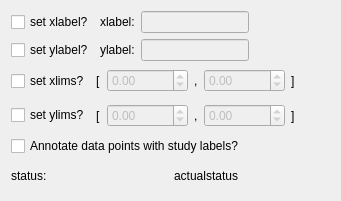
<?xml version="1.0" encoding="UTF-8"?>
<ui version="4.0">
 <class>WizardPage</class>
 <widget class="QWizardPage" name="WizardPage">
  <property name="geometry">
   <rect>
    <x>0</x>
    <y>0</y>
    <width>341</width>
    <height>201</height>
   </rect>
  </property>
  <property name="windowTitle">
   <string>WizardPage</string>
  </property>
  <layout class="QVBoxLayout" name="verticalLayout">
   <item>
    <layout class="QHBoxLayout" name="xlab_layout">
     <item>
      <widget class="QCheckBox" name="xlabCheckBox">
       <property name="text">
        <string>set xlabel?</string>
       </property>
      </widget>
     </item>
     <item>
      <widget class="QLabel" name="label_3">
       <property name="text">
        <string>xlabel:</string>
       </property>
       <property name="buddy">
        <cstring>xlab_le</cstring>
       </property>
      </widget>
     </item>
     <item>
      <widget class="QLineEdit" name="xlab_le">
       <property name="enabled">
        <bool>false</bool>
       </property>
       <property name="text">
        <string/>
       </property>
      </widget>
     </item>
     <item>
      <spacer name="horizontalSpacer_7">
       <property name="orientation">
        <enum>Qt::Horizontal</enum>
       </property>
       <property name="sizeHint" stdset="0">
        <size>
         <width>40</width>
         <height>20</height>
        </size>
       </property>
      </spacer>
     </item>
    </layout>
   </item>
   <item>
    <layout class="QHBoxLayout" name="ylab_layout">
     <item>
      <widget class="QCheckBox" name="ylabCheckBox">
       <property name="text">
        <string>set ylabel?</string>
       </property>
      </widget>
     </item>
     <item>
      <widget class="QLabel" name="label_2">
       <property name="text">
        <string>ylabel:</string>
       </property>
       <property name="buddy">
        <cstring>ylab_le</cstring>
       </property>
      </widget>
     </item>
     <item>
      <widget class="QLineEdit" name="ylab_le">
       <property name="enabled">
        <bool>false</bool>
       </property>
       <property name="text">
        <string/>
       </property>
      </widget>
     </item>
     <item>
      <spacer name="horizontalSpacer_8">
       <property name="orientation">
        <enum>Qt::Horizontal</enum>
       </property>
       <property name="sizeHint" stdset="0">
        <size>
         <width>40</width>
         <height>20</height>
        </size>
       </property>
      </spacer>
     </item>
    </layout>
   </item>
   <item>
    <layout class="QHBoxLayout" name="xlim_layout">
     <item>
      <widget class="QCheckBox" name="xlimCheckBox">
       <property name="toolTip">
        <string>x axis limits. If not checked, the function tries to set the xaxis limits to some sensible values.</string>
       </property>
       <property name="text">
        <string>set xlims?</string>
       </property>
      </widget>
     </item>
     <item>
      <layout class="QHBoxLayout" name="horizontalLayout">
       <item>
        <widget class="QLabel" name="label_7">
         <property name="text">
          <string>[</string>
         </property>
        </widget>
       </item>
       <item>
        <widget class="QDoubleSpinBox" name="xlimLowSpinBox">
         <property name="enabled">
          <bool>false</bool>
         </property>
         <property name="minimum">
          <double>-10000.000000000000000</double>
         </property>
         <property name="maximum">
          <double>10000.000000000000000</double>
         </property>
         <property name="singleStep">
          <double>0.100000000000000</double>
         </property>
        </widget>
       </item>
       <item>
        <widget class="QLabel" name="label_11">
         <property name="text">
          <string>,</string>
         </property>
        </widget>
       </item>
       <item>
        <widget class="QDoubleSpinBox" name="xlimHighSpinBox">
         <property name="enabled">
          <bool>false</bool>
         </property>
         <property name="minimum">
          <double>-10000.000000000000000</double>
         </property>
         <property name="maximum">
          <double>10000.000000000000000</double>
         </property>
         <property name="singleStep">
          <double>0.100000000000000</double>
         </property>
        </widget>
       </item>
       <item>
        <widget class="QLabel" name="label_9">
         <property name="text">
          <string>]</string>
         </property>
        </widget>
       </item>
      </layout>
     </item>
     <item>
      <spacer name="horizontalSpacer_5">
       <property name="orientation">
        <enum>Qt::Horizontal</enum>
       </property>
       <property name="sizeHint" stdset="0">
        <size>
         <width>38</width>
         <height>20</height>
        </size>
       </property>
      </spacer>
     </item>
    </layout>
   </item>
   <item>
    <layout class="QHBoxLayout" name="ylim_layout_2">
     <item>
      <widget class="QCheckBox" name="ylimCheckBox">
       <property name="toolTip">
        <string>y axis limits. If not checked, the function tries to set the yaxis limits to some sensible values.</string>
       </property>
       <property name="text">
        <string>set ylims?</string>
       </property>
      </widget>
     </item>
     <item>
      <layout class="QHBoxLayout" name="ylim_layout">
       <item>
        <widget class="QLabel" name="label_8">
         <property name="text">
          <string>[</string>
         </property>
        </widget>
       </item>
       <item>
        <widget class="QDoubleSpinBox" name="ylimLowSpinBox">
         <property name="enabled">
          <bool>false</bool>
         </property>
         <property name="minimum">
          <double>-10000.000000000000000</double>
         </property>
         <property name="maximum">
          <double>10000.000000000000000</double>
         </property>
         <property name="singleStep">
          <double>0.100000000000000</double>
         </property>
        </widget>
       </item>
       <item>
        <widget class="QLabel" name="label_12">
         <property name="text">
          <string>,</string>
         </property>
        </widget>
       </item>
       <item>
        <widget class="QDoubleSpinBox" name="ylimHighSpinBox">
         <property name="enabled">
          <bool>false</bool>
         </property>
         <property name="minimum">
          <double>-10000.000000000000000</double>
         </property>
         <property name="maximum">
          <double>10000.000000000000000</double>
         </property>
         <property name="singleStep">
          <double>0.100000000000000</double>
         </property>
        </widget>
       </item>
       <item>
        <widget class="QLabel" name="label_10">
         <property name="text">
          <string>]</string>
         </property>
        </widget>
       </item>
      </layout>
     </item>
     <item>
      <spacer name="horizontalSpacer_6">
       <property name="orientation">
        <enum>Qt::Horizontal</enum>
       </property>
       <property name="sizeHint" stdset="0">
        <size>
         <width>38</width>
         <height>20</height>
        </size>
       </property>
      </spacer>
     </item>
    </layout>
   </item>
   <item>
    <widget class="QCheckBox" name="study_labels_checkBox">
     <property name="text">
      <string>Annotate data points with study labels?</string>
     </property>
    </widget>
   </item>
   <item>
    <layout class="QHBoxLayout" name="horizontalLayout_10">
     <item>
      <widget class="QLabel" name="label25">
       <property name="text">
        <string>status: </string>
       </property>
      </widget>
     </item>
     <item>
      <widget class="QLabel" name="status_lbl">
       <property name="text">
        <string>actualstatus</string>
       </property>
      </widget>
     </item>
    </layout>
   </item>
  </layout>
 </widget>
 <resources/>
 <connections/>
</ui>
